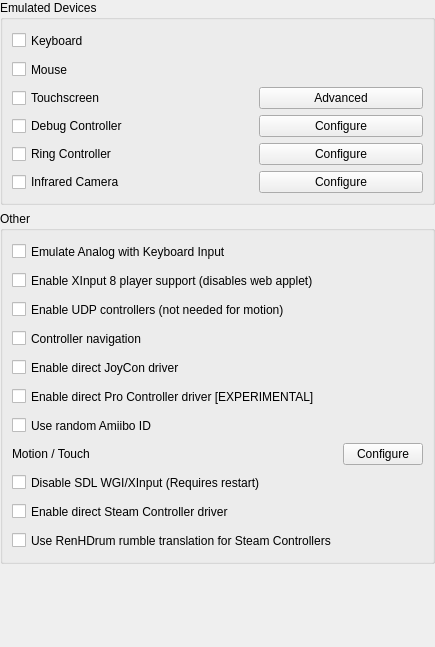
       <widget class="QWidget" name="rightInputAdvanced" native="true">
        <layout class="QVBoxLayout" name="rightLayout" stretch="1,1">
         <property name="spacing">
          <number>3</number>
         </property>
         <property name="leftMargin">
          <number>0</number>
         </property>
         <property name="topMargin">
          <number>0</number>
         </property>
         <property name="rightMargin">
          <number>0</number>
         </property>
         <property name="bottomMargin">
          <number>0</number>
         </property>
         <item>
          <widget class="QWidget" name="topRightInputAdvanced" native="true">
           <layout class="QVBoxLayout" name="verticalLayout">
            <property name="leftMargin">
             <number>0</number>
            </property>
            <property name="topMargin">
             <number>0</number>
            </property>
            <property name="rightMargin">
             <number>0</number>
            </property>
            <property name="bottomMargin">
             <number>0</number>
            </property>
            <item>
             <widget class="QGroupBox" name="emulatedDevicesGroupBox">
              <property name="title">
               <string>Emulated Devices</string>
              </property>
              <layout class="QGridLayout" name="emulatedDevicesGridLayout">
               <item row="0" column="0">
                <widget class="QCheckBox" name="keyboard_enabled">
                 <property name="minimumSize">
                  <size>
                   <width>0</width>
                   <height>23</height>
                  </size>
                 </property>
                 <property name="text">
                  <string>Keyboard</string>
                 </property>
                </widget>
               </item>
                <item row="1" column="0">
                  <widget class="QCheckBox" name="mouse_enabled">
                    <property name="minimumSize">
                      <size>
                        <width>0</width>
                        <height>23</height>
                      </size>
                    </property>
                    <property name="text">
                      <string>Mouse</string>
                    </property>
                  </widget>
                </item>
                <item row="2" column="0">
                  <widget class="QCheckBox" name="touchscreen_enabled">
                    <property name="text">
                      <string>Touchscreen</string>
                    </property>
                  </widget>
                </item>
               <item row="2" column="1">
                <spacer name="horizontalSpacer_8">
                 <property name="orientation">
                  <enum>Qt::Horizontal</enum>
                 </property>
                 <property name="sizeType">
                  <enum>QSizePolicy::Fixed</enum>
                 </property>
                 <property name="sizeHint" stdset="0">
                  <size>
                   <width>76</width>
                   <height>20</height>
                  </size>
                 </property>
                </spacer>
               </item>
                <item row="2" column="2">
                  <widget class="QPushButton" name="touchscreen_advanced">
                    <property name="text">
                      <string>Advanced</string>
                    </property>
                  </widget>
                </item>
               <item row="3" column="0">
                <widget class="QCheckBox" name="debug_enabled">
                 <property name="text">
                  <string>Debug Controller</string>
                 </property>
                </widget>
               </item>
               <item row="3" column="2">
                <widget class="QPushButton" name="debug_configure">
                 <property name="text">
                  <string>Configure</string>
                 </property>
                </widget>
               </item>
               <item row="4" column="0">
                <widget class="QCheckBox" name="enable_ring_controller">
                 <property name="text">
                  <string>Ring Controller</string>
                 </property>
                </widget>
               </item>
               <item row="4" column="2">
                <widget class="QPushButton" name="ring_controller_configure">
                 <property name="text">
                  <string>Configure</string>
                 </property>
                </widget>
               </item>
               <item row="5" column="0">
                <widget class="QCheckBox" name="enable_ir_sensor">
                 <property name="text">
                  <string>Infrared Camera</string>
                 </property>
                </widget>
               </item>
               <item row="5" column="2">
                <widget class="QPushButton" name="camera_configure">
                 <property name="text">
                  <string>Configure</string>
                 </property>
                </widget>
               </item>
              </layout>
             </widget>
            </item>
             <item>
               <widget class="QGroupBox" name="otherGroupBox">
                 <property name="title">
                   <string>Other</string>
                 </property>
                 <layout class="QGridLayout" name="OtherGridLayout">
                   <item row="1" column="0">
                     <widget class="QCheckBox" name="emulate_analog_keyboard">
                       <property name="minimumSize">
                         <size>
                           <width>0</width>
                           <height>23</height>
                         </size>
                       </property>
                       <property name="text">
                         <string>Emulate Analog with Keyboard Input</string>
                       </property>
                     </widget>
                   </item>
                   <item row="2" column="0">
                     <widget class="QCheckBox" name="enable_raw_input">
                       <property name="toolTip">
                         <string>Requires restarting Lichii</string>
                       </property>
                       <property name="minimumSize">
                         <size>
                           <width>0</width>
                           <height>23</height>
                         </size>
                       </property>
                       <property name="text">
                         <string>Enable XInput 8 player support (disables web applet)</string>
                       </property>
                     </widget>
                   </item>
                   <item row="3" column="0">
                     <widget class="QCheckBox" name="enable_udp_controller">
                       <property name="minimumSize">
                         <size>
                           <width>0</width>
                           <height>23</height>
                         </size>
                       </property>
                       <property name="text">
                         <string>Enable UDP controllers (not needed for motion)</string>
                       </property>
                     </widget>
                   </item>
                   <item row="4" column="0">
                     <widget class="QCheckBox" name="controller_navigation">
                       <property name="minimumSize">
                         <size>
                           <width>0</width>
                           <height>23</height>
                         </size>
                       </property>
                       <property name="text">
                         <string>Controller navigation</string>
                       </property>
                     </widget>
                   </item>
                   <item row="5" column="0">
                      <widget class="QCheckBox" name="enable_joycon_driver">
                       <property name="toolTip">
                         <string>Requires restarting Lichii</string>
                       </property>
                       <property name="minimumSize">
                         <size>
                           <width>0</width>
                           <height>23</height>
                         </size>
                       </property>
                       <property name="text">
                         <string>Enable direct JoyCon driver</string>
                       </property>
                     </widget>
                   </item>
                   <item row="6" column="0">
                      <widget class="QCheckBox" name="enable_procon_driver">
                       <property name="toolTip">
                         <string>Requires restarting Lichii</string>
                       </property>
                       <property name="minimumSize">
                         <size>
                           <width>0</width>
                           <height>23</height>
                         </size>
                       </property>
                       <property name="text">
                         <string>Enable direct Pro Controller driver [EXPERIMENTAL]</string>
                       </property>
                     </widget>
                   </item>
                   <item row="7" column="0">
                     <widget class="QCheckBox" name="random_amiibo_id">
                       <property name="toolTip">
                         <string>Allows unlimited uses of the same Amiibo in games that would otherwise limit you to one use.</string>
                       </property>
                       <property name="minimumSize">
                         <size>
                           <width>0</width>
                           <height>23</height>
                         </size>
                       </property>
                       <property name="text">
                         <string>Use random Amiibo ID</string>
                       </property>
                     </widget>
                   </item>
                   <item row="8" column="0">
                     <widget class="QLabel" name="motion_touch">
                       <property name="text">
                         <string>Motion / Touch</string>
                       </property>
                     </widget>
                   </item>
                   <item row="8" column="2">
                     <widget class="QPushButton" name="buttonMotionTouch">
                       <property name="text">
                         <string>Configure</string>
                       </property>
                     </widget>
                   </item>
                   <item row="9" column="0">
                     <widget class="QCheckBox" name="disable_wgi_xinput">
                       <property name="toolTip">
                         <string>Aimed to disable SDL GUIDE button hack: synthetic GUIDE(HOME) event when SELECT(MINUS) + START(PLUS) pressed. May impact Win related trigger/rumble/etc stuff</string>
                       </property>
                       <property name="minimumSize">
                         <size>
                           <width>0</width>
                           <height>23</height>
                         </size>
                       </property>
                       <property name="text">
                         <string>Disable SDL WGI/XInput (Requires restart)</string>
                       </property>
                     </widget>
                   </item>
                   <item row="10" column="0">
                     <widget class="QCheckBox" name="enable_steam_controller_driver">
                       <property name="toolTip">
                         <string>Uses Steam Controllers without the Steam client and turns their keyboard and mouse mode off while Lichii runs. Turn this off if you use Steam Input. Requires restarting Lichii</string>
                       </property>
                       <property name="minimumSize">
                         <size>
                           <width>0</width>
                           <height>23</height>
                         </size>
                       </property>
                       <property name="text">
                         <string>Enable direct Steam Controller driver</string>
                       </property>
                     </widget>
                   </item>
                   <item row="11" column="0">
                     <widget class="QCheckBox" name="steam_controller_hd_rumble">
                       <property name="toolTip">
                         <string>On: the game's HD Rumble is translated RenHDrum-style into haptic tones with its pitch. Off: Eglantine's usual rumble (plain motor strength through SDL)</string>
                       </property>
                       <property name="minimumSize">
                         <size>
                           <width>0</width>
                           <height>23</height>
                         </size>
                       </property>
                       <property name="text">
                         <string>Use RenHDrum rumble translation for Steam Controllers</string>
                       </property>
                     </widget>
                   </item>
                 </layout>
               </widget>
             </item>
            <item>
             <spacer name="verticalSpacer">
              <property name="orientation">
               <enum>Qt::Vertical</enum>
              </property>
              <property name="sizeHint" stdset="0">
               <size>
                <width>20</width>
                <height>40</height>
               </size>
              </property>
             </spacer>
            </item>
           </layout>
          </widget>
         </item>
         <item>
          <widget class="QWidget" name="bottomRightInputAdvanced" native="true">
           <layout class="QVBoxLayout" name="verticalLayout_2">
            <property name="leftMargin">
             <number>0</number>
            </property>
            <property name="topMargin">
             <number>0</number>
            </property>
            <property name="rightMargin">
             <number>0</number>
            </property>
            <property name="bottomMargin">
             <number>0</number>
            </property>
            <item>
             <spacer name="mainVerticalSpacer">
              <property name="orientation">
               <enum>Qt::Vertical</enum>
              </property>
              <property name="sizeHint" stdset="0">
               <size>
                <width>20</width>
                <height>40</height>
               </size>
              </property>
             </spacer>
            </item>
           </layout>
          </widget>
         </item>
        </layout>
       </widget>
